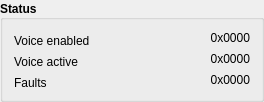
           <widget class="QGroupBox" name="groupBox_12">
            <property name="font">
             <font>
              <weight>75</weight>
              <bold>true</bold>
             </font>
            </property>
            <property name="title">
             <string>Status</string>
            </property>
            <property name="alignment">
             <set>Qt::AlignLeading|Qt::AlignLeft|Qt::AlignVCenter</set>
            </property>
            <layout class="QVBoxLayout" name="verticalLayout_62">
             <item>
              <layout class="QHBoxLayout" name="horizontalLayout_69">
               <item>
                <widget class="QLabel" name="label_64">
                 <property name="minimumSize">
                  <size>
                   <width>120</width>
                   <height>15</height>
                  </size>
                 </property>
                 <property name="maximumSize">
                  <size>
                   <width>16777215</width>
                   <height>10</height>
                  </size>
                 </property>
                 <property name="font">
                  <font>
                   <weight>50</weight>
                   <bold>false</bold>
                  </font>
                 </property>
                 <property name="text">
                  <string>Voice enabled</string>
                 </property>
                </widget>
               </item>
               <item>
                <spacer name="horizontalSpacer_34">
                 <property name="orientation">
                  <enum>Qt::Horizontal</enum>
                 </property>
                 <property name="sizeType">
                  <enum>QSizePolicy::Expanding</enum>
                 </property>
                 <property name="sizeHint" stdset="0">
                  <size>
                   <width>30</width>
                   <height>10</height>
                  </size>
                 </property>
                </spacer>
               </item>
               <item>
                <widget class="QLabel" name="lbl_voice_enabled">
                 <property name="minimumSize">
                  <size>
                   <width>80</width>
                   <height>10</height>
                  </size>
                 </property>
                 <property name="maximumSize">
                  <size>
                   <width>80</width>
                   <height>10</height>
                  </size>
                 </property>
                 <property name="font">
                  <font>
                   <weight>50</weight>
                   <bold>false</bold>
                  </font>
                 </property>
                 <property name="text">
                  <string>0x0000</string>
                 </property>
                 <property name="alignment">
                  <set>Qt::AlignRight|Qt::AlignTrailing|Qt::AlignVCenter</set>
                 </property>
                </widget>
               </item>
              </layout>
             </item>
             <item>
              <layout class="QHBoxLayout" name="horizontalLayout_55">
               <item>
                <widget class="QLabel" name="label_54">
                 <property name="minimumSize">
                  <size>
                   <width>120</width>
                   <height>15</height>
                  </size>
                 </property>
                 <property name="maximumSize">
                  <size>
                   <width>16777215</width>
                   <height>10</height>
                  </size>
                 </property>
                 <property name="font">
                  <font>
                   <weight>50</weight>
                   <bold>false</bold>
                  </font>
                 </property>
                 <property name="text">
                  <string>Voice active</string>
                 </property>
                </widget>
               </item>
               <item>
                <spacer name="horizontalSpacer_24">
                 <property name="orientation">
                  <enum>Qt::Horizontal</enum>
                 </property>
                 <property name="sizeType">
                  <enum>QSizePolicy::Expanding</enum>
                 </property>
                 <property name="sizeHint" stdset="0">
                  <size>
                   <width>30</width>
                   <height>10</height>
                  </size>
                 </property>
                </spacer>
               </item>
               <item>
                <widget class="QLabel" name="lbl_voice_active">
                 <property name="minimumSize">
                  <size>
                   <width>80</width>
                   <height>10</height>
                  </size>
                 </property>
                 <property name="maximumSize">
                  <size>
                   <width>80</width>
                   <height>10</height>
                  </size>
                 </property>
                 <property name="font">
                  <font>
                   <weight>50</weight>
                   <bold>false</bold>
                  </font>
                 </property>
                 <property name="text">
                  <string>0x0000</string>
                 </property>
                 <property name="alignment">
                  <set>Qt::AlignRight|Qt::AlignTrailing|Qt::AlignVCenter</set>
                 </property>
                </widget>
               </item>
              </layout>
             </item>
             <item>
              <layout class="QHBoxLayout" name="horizontalLayout_54">
               <item>
                <widget class="QLabel" name="label_53">
                 <property name="minimumSize">
                  <size>
                   <width>120</width>
                   <height>15</height>
                  </size>
                 </property>
                 <property name="maximumSize">
                  <size>
                   <width>16777215</width>
                   <height>10</height>
                  </size>
                 </property>
                 <property name="font">
                  <font>
                   <weight>50</weight>
                   <bold>false</bold>
                  </font>
                 </property>
                 <property name="text">
                  <string>Faults</string>
                 </property>
                </widget>
               </item>
               <item>
                <spacer name="horizontalSpacer_23">
                 <property name="orientation">
                  <enum>Qt::Horizontal</enum>
                 </property>
                 <property name="sizeType">
                  <enum>QSizePolicy::Expanding</enum>
                 </property>
                 <property name="sizeHint" stdset="0">
                  <size>
                   <width>30</width>
                   <height>10</height>
                  </size>
                 </property>
                </spacer>
               </item>
               <item>
                <widget class="QLabel" name="lbl_faults">
                 <property name="minimumSize">
                  <size>
                   <width>80</width>
                   <height>10</height>
                  </size>
                 </property>
                 <property name="maximumSize">
                  <size>
                   <width>80</width>
                   <height>10</height>
                  </size>
                 </property>
                 <property name="font">
                  <font>
                   <weight>50</weight>
                   <bold>false</bold>
                  </font>
                 </property>
                 <property name="text">
                  <string>0x0000</string>
                 </property>
                 <property name="alignment">
                  <set>Qt::AlignRight|Qt::AlignTrailing|Qt::AlignVCenter</set>
                 </property>
                </widget>
               </item>
              </layout>
             </item>
            </layout>
           </widget>
